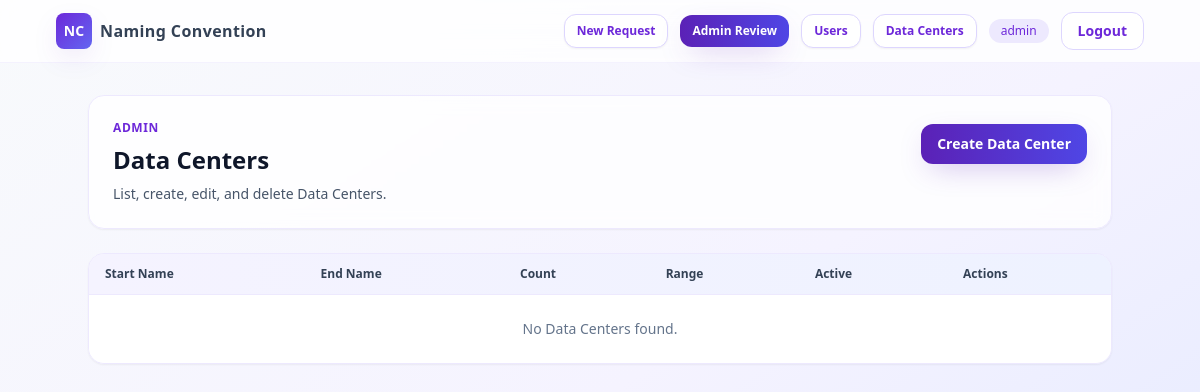
The app's page /requests/admin/datacenters/ (signed in), older data.
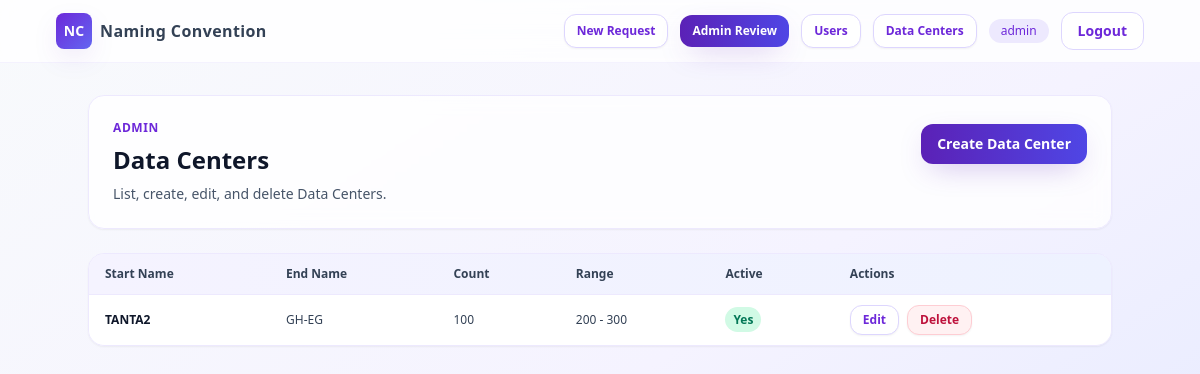
The same page, newer data.
### naming/models.py (models this page shows, shortened)
class DataCenter(models.Model):
    start_name = models.CharField(max_length=64, unique=True)
    end_name = models.CharField(max_length=64)
    count_of_servers = models.PositiveIntegerField()
    start_numbers = models.PositiveIntegerField()
    end_numbers = models.PositiveIntegerField()
    is_active = models.BooleanField(default=True)
    created_at = models.DateTimeField(auto_now_add=True)
    updated_at = models.DateTimeField(auto_now=True)
    class Meta:
        ordering = ["start_name"]

### naming/views_admin.py (the view)
# urls.py: path("admin/datacenters/", AdminDataCenterListView.as_view(), name="admin_datacenters_list"),
class AdminDataCenterListView(LoginRequiredMixin, StaffRequiredMixin, ListView):
    model = DataCenter
    template_name = "naming/admin/datacenters_list.html"
    context_object_name = "datacenters"
    ordering = ["start_name"]

### naming/views_admin.py (called while the page is built)
    def test_func(self) -> bool:
        return bool(self.request.user and self.request.user.is_staff)

### naming/templates/naming/admin/datacenters_list.html (shortened to what this page needs)
{% extends "base.html" %}
{% block content %}
<div class="mx-auto max-w-5xl">
  <div class="mb-6 rounded-2xl border border-violet-100 bg-white/80 p-6 shadow-sm backdrop-blur">
    <div class="flex flex-col gap-3 sm:flex-row sm:items-start sm:justify-between">
      <div>
        <div class="text-xs font-semibold uppercase tracking-wider text-violet-700">Admin</div>
        <h1 class="mt-2 text-2xl font-bold text-slate-900">Data Centers</h1>
        <p class="mt-2 text-sm text-slate-600">List, create, edit, and delete Data Centers.</p>
      </div>
      <div class="sm:pt-1">
        <a href="{% url 'admin_datacenters_create' %}"
           class="inline-flex items-center justify-center rounded-xl bg-gradient-to-r from-brand-600 to-indigo-600 px-4 py-2.5 text-sm font-semibold text-white shadow-soft transition duration-200 hover:-translate-y-0.5 hover:from-brand-700 hover:to-indigo-700 focus:outline-none focus:ring-4 focus:ring-violet-200">
          Create Data Center
        </a>
      </div>
    </div>
  </div>
  <div class="overflow-x-auto rounded-2xl border border-violet-100 bg-white/60 shadow-sm">
    <table class="min-w-full divide-y divide-violet-100">
      <thead class="bg-gradient-to-r from-violet-50 to-indigo-50">
        <tr>
          <th class="whitespace-nowrap px-4 py-3 text-left text-xs font-semibold text-slate-700">Start Name</th>
          <th class="whitespace-nowrap px-4 py-3 text-left text-xs font-semibold text-slate-700">End Name</th>
          <th class="whitespace-nowrap px-4 py-3 text-left text-xs font-semibold text-slate-700">Count</th>
          <th class="whitespace-nowrap px-4 py-3 text-left text-xs font-semibold text-slate-700">Range</th>
          <th class="whitespace-nowrap px-4 py-3 text-left text-xs font-semibold text-slate-700">Active</th>
          <th class="whitespace-nowrap px-4 py-3 text-left text-xs font-semibold text-slate-700">Actions</th>
        </tr>
      </thead>
      <tbody class="divide-y divide-violet-100 bg-white">
        {% for dc in datacenters %}
          <tr class="hover:bg-violet-50/50">
            <td class="whitespace-nowrap px-4 py-2.5 text-xs font-semibold text-slate-900">{{ dc.start_name }}</td>
            <td class="whitespace-nowrap px-4 py-2.5 text-xs text-slate-700">{{ dc.end_name }}</td>
            <td class="whitespace-nowrap px-4 py-2.5 text-xs text-slate-700">{{ dc.count_of_servers }}</td>
            <td class="whitespace-nowrap px-4 py-2.5 text-xs text-slate-700">{{ dc.start_numbers }} - {{ dc.end_numbers }}</td>
            <td class="whitespace-nowrap px-4 py-2.5 text-xs">
              {% if dc.is_active %}
                <span class="rounded-full bg-emerald-100 px-2 py-1 text-xs font-semibold text-emerald-700">Yes</span>
              {% else %}
                <span class="rounded-full bg-rose-100 px-2 py-1 text-xs font-semibold text-rose-700">No</span>
              {% endif %}
            </td>
            <td class="whitespace-nowrap px-4 py-2.5 text-xs">
              <div class="flex flex-wrap gap-2">
                <a href="{% url 'admin_datacenters_edit' pk=dc.pk %}"
                   class="rounded-xl border border-violet-200 bg-white px-3 py-1.5 text-xs font-semibold text-violet-700 shadow-sm transition duration-200 hover:border-violet-300 hover:bg-violet-50">
                  Edit
                </a>
                <a href="{% url 'admin_datacenters_delete' pk=dc.pk %}"
                   class="rounded-xl border border-rose-200 bg-rose-50 px-3 py-1.5 text-xs font-semibold text-rose-700 shadow-sm transition duration-200 hover:border-rose-300 hover:bg-rose-100">
                  Delete
                </a>
              </div>
            </td>
          </tr>
        {% empty %}
          <tr>
            <td colspan="6" class="px-4 py-6 text-center text-sm text-slate-500">No Data Centers found.</td>
          </tr>
        {% endfor %}
      </tbody>
    </table>
  </div>
</div>
{% endblock %}

Row changes from the older to the newer data that the page shows:
added DataCenter: start_name "TANTA2", end_name "GH-EG", count_of_servers "100", start_numbers "200", end_numbers "300", is_active "Yes"
Text that changed along with them:
text no longer shown: "No Data Centers found."
